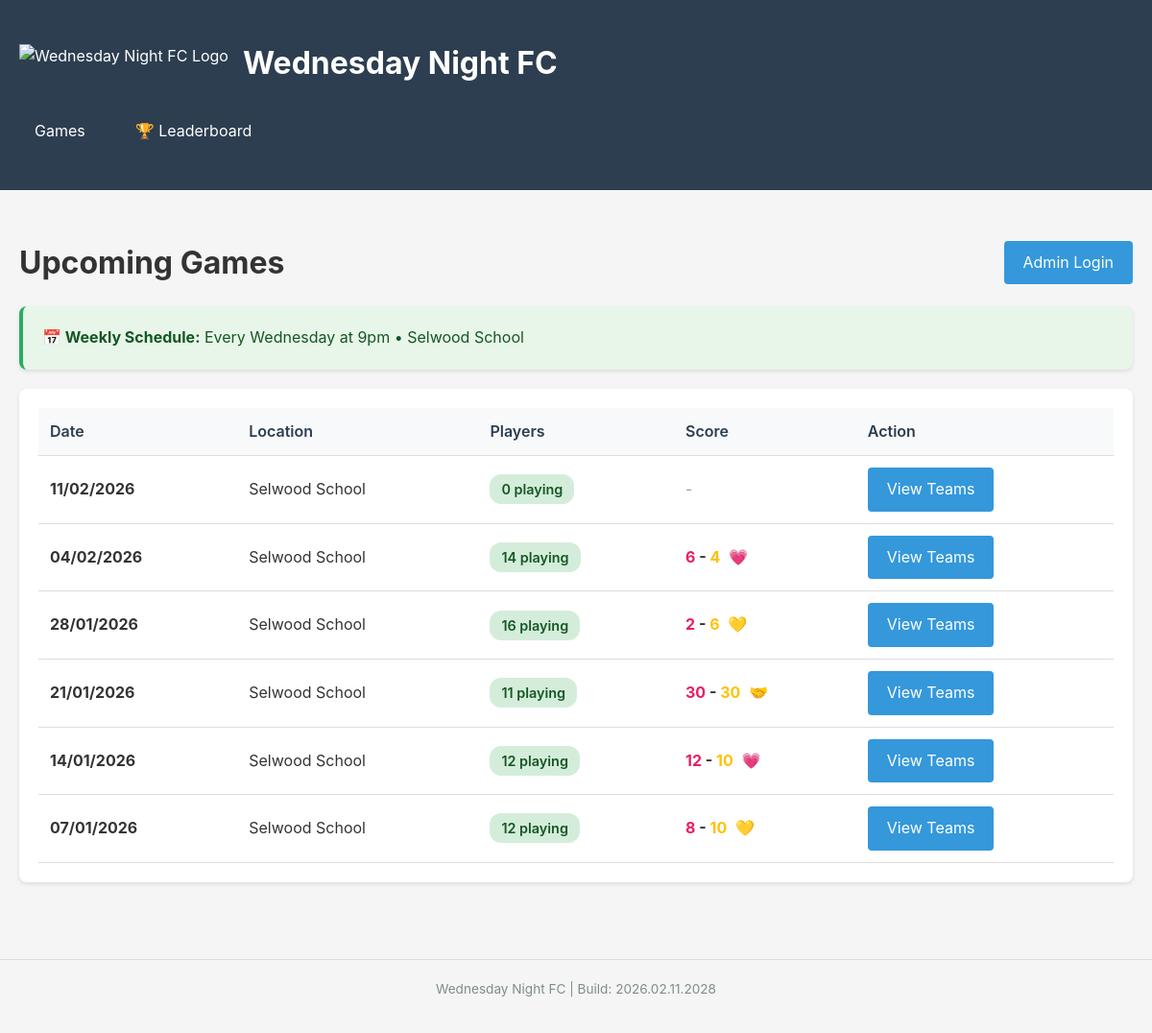
The page / on the database its author committed.
### tables this page shows
CREATE TABLE games (
                id INTEGER PRIMARY KEY AUTOINCREMENT,
                date TEXT NOT NULL,
                location TEXT,
                notes TEXT,
                created_at TIMESTAMP DEFAULT CURRENT_TIMESTAMP
            , team1_score INTEGER, team2_score INTEGER);

### app.py (the view)
@app.route('/')
def index():
    from datetime import datetime, timedelta
    with get_db() as conn:
        today = datetime.now()
        days_until_wednesday = (2 - today.weekday()) % 7  # 2 = Wednesday (0=Monday)
        if days_until_wednesday == 0 and today.hour >= 21:  # After 9pm Wednesday, create next week
            days_until_wednesday = 7
        next_wednesday = today + timedelta(days=days_until_wednesday)
        next_wednesday_str = next_wednesday.strftime('%Y-%m-%d')
        existing = conn.execute('SELECT id FROM games WHERE date = ?', (next_wednesday_str,)).fetchone()
        if not existing:
            conn.execute(
                'INSERT INTO games (date, location, notes) VALUES (?, ?, ?)',
                (next_wednesday_str, 'Selwood School', 'Weekly Wednesday 9pm game - Auto-created')
            )
            conn.commit()
        games = conn.execute('SELECT * FROM games ORDER BY date DESC LIMIT 10').fetchall()
        game_data = []
        for game in games:
            attendance = conn.execute('''
                SELECT COUNT(*) as count
                FROM attendance
                WHERE game_id = ? AND status = 'playing'
            ''', (game['id'],)).fetchone()
            try:
                team1_score = game['team1_score']
                team2_score = game['team2_score']
            except (KeyError, IndexError):
                team1_score = None
                team2_score = None
            game_data.append({
                'id': game['id'],
                'date': game['date'],
                'location': game['location'],
                'notes': game['notes'],
                'players_count': attendance['count'] if attendance else 0,
                'team1_score': team1_score,
                'team2_score': team2_score
            })
    return render_template('index.html', games=game_data, is_admin=session.get('logged_in'))

### app.py (called while the page is built)
@app.template_filter('ukdate')
def format_uk_date(date_string):
    if not date_string:
        return ''
    try:
        from datetime import datetime
        date_obj = datetime.strptime(str(date_string), '%Y-%m-%d')
        return date_obj.strftime('%d/%m/%Y')
    except:
        return date_string

def get_db():
    conn = sqlite3.connect(DATABASE)
    conn.row_factory = sqlite3.Row
    return conn

### templates/index.html (shortened to what this page needs)
{% extends "base.html" %}
{% block content %}
<div style="display: flex; justify-content: space-between; align-items: center; margin-bottom: 20px;">
    <h1>Upcoming Games</h1>
    <div>
        {% if is_admin %}
            <a href="/admin" class="btn btn-success">Admin Panel</a>
            <a href="/logout" class="btn">Logout</a>
        {% else %}
            <a href="/login" class="btn">Admin Login</a>
        {% endif %}
    </div>
</div>
<div class="card" style="background: #e8f5e9; border-left: 4px solid #27ae60;">
    <p style="margin: 0; color: #155724;">
        <strong>📅 Weekly Schedule:</strong> Every Wednesday at 9pm • Selwood School
    </p>
</div>
{% if games %}
<div class="card">
    <table>
        <thead>
            <tr>
                <th>Date</th>
                <th>Location</th>
                <th>Players</th>
                <th>Score</th>
                <th>Action</th>
            </tr>
        </thead>
        <tbody>
            {% for game in games %}
            <tr>
                <td><strong>{{ game.date|ukdate }}</strong></td>
                <td>{{ game.location or 'N/A' }}</td>
                <td><span class="badge badge-success">{{ game.players_count }} playing</span></td>
                <td>
                    {% if game.team1_score is not none and game.team2_score is not none %}
                        <span style="font-weight: bold;">
                            <span style="color: #e91e63;">{{ game.team1_score }}</span>
                            -
                            <span style="color: #ffc107;">{{ game.team2_score }}</span>
                        </span>
                        {% if game.team1_score > game.team2_score %}
                            <span style="margin-left: 5px;">💗</span>
                        {% elif game.team2_score > game.team1_score %}
                            <span style="margin-left: 5px;">💛</span>
                        {% else %}
                            <span style="margin-left: 5px;">🤝</span>
                        {% endif %}
                    {% else %}
                        <span style="color: #95a5a6;">-</span>
                    {% endif %}
                </td>
                <td>
                    {% if is_admin %}
                        <a href="/games/{{ game.id }}" class="btn">Manage</a>
                    {% else %}
                        <a href="/games/{{ game.id }}/teams" class="btn">View Teams</a>
                    {% endif %}
                </td>
            </tr>
            {% endfor %}
        </tbody>
    </table>
</div>
{% else %}
<div class="card">
    <p>No games recorded yet. <a href="/games/add">Add your first game</a>!</p>
</div>
{% endif %}
{% endblock %}

### templates/base.html (shortened to what this page needs)
<!DOCTYPE html>
<html lang="en">
<head>
</head>
<body>
    <header>
        <div class="container">
            <div style="display: flex; align-items: center; gap: 15px;">
                <img src="{{ url_for('static', filename='wn.png') }}" alt="Wednesday Night FC Logo" style="height: 50px; width: auto;">
                <h1>Wednesday Night FC</h1>
            </div>
            <nav id="main-nav">
                <a href="/">Games</a>
                <a href="/leaderboard">🏆 Leaderboard</a>
            </nav>
        </div>
    </header>
    <div class="container">
        {% block content %}{% endblock %}
    </div>
    <footer style="text-align: center; padding: 20px; color: #7f8c8d; font-size: 0.85em; margin-top: 40px; border-top: 1px solid #ddd;">
        <p>Wednesday Night FC | Build: {{ build_version }}</p>
    </footer>
</body>
</html>

### templates/base.html (style rules this page uses)
* { margin: 0; padding: 0; box-sizing: border-box; }
body { font-family: -apple-system, BlinkMacSystemFont, 'Segoe UI', Roboto, Oxygen, Ubuntu, Cantarell, sans-serif; background: #f5f5f5; color: #333; line-height: 1.6; }
.container { max-width: 1200px; margin: 0 auto; padding: 20px; }
header { background: #2c3e50; color: white; padding: 20px 0; margin-bottom: 30px; }
header h1 { font-size: 2em; margin-bottom: 10px; }
nav { display: flex; gap: 20px; margin-top: 15px; }
nav a { color: white; text-decoration: none; padding: 8px 16px; border-radius: 4px; transition: background 0.3s; }
.btn { display: inline-block; padding: 10px 20px; background: #3498db; color: white; text-decoration: none; border-radius: 4px; border: none; cursor: pointer; font-size: 1em; transition: background 0.3s; }
.card { background: white; border-radius: 8px; padding: 20px; margin-bottom: 20px; box-shadow: 0 2px 4px rgba(0,0,0,0.1); }
table { width: 100%; border-collapse: collapse; background: white; }
th, td { padding: 12px; text-align: left; border-bottom: 1px solid #ddd; }
th { background: #f8f9fa; font-weight: 600; color: #2c3e50; }
.badge { display: inline-block; padding: 4px 12px; border-radius: 12px; font-size: 0.9em; font-weight: 600; }
.badge-success { background: #d4edda; color: #155724; }

### rows shown on the page
games: date|ukdate "11/02/2026", location "Selwood School", players_count "0"
games: date|ukdate "04/02/2026", location "Selwood School", players_count "14", team1_score "6", team2_score "4"
games: date|ukdate "28/01/2026", location "Selwood School", players_count "16", team1_score "2", team2_score "6"
games: date|ukdate "21/01/2026", location "Selwood School", players_count "11", team1_score "30", team2_score "30"
games: date|ukdate "14/01/2026", location "Selwood School", players_count "12", team1_score "12", team2_score "10"
games: date|ukdate "07/01/2026", location "Selwood School", players_count "12", team1_score "8", team2_score "10"

### other values the page prints
{{ build_version }} "2026.02.11.2028"
